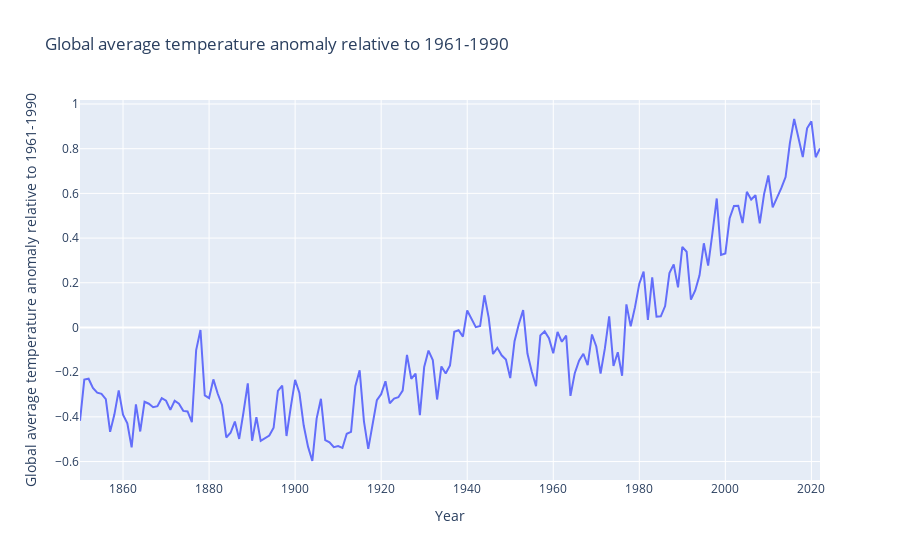

This figure's notebook cell:
### Markdown cell above
### Basic line graph using Plotly Express

### Code cell
# basic line graph using Plotly Express
fig = px.line(
    df_global, 
    x="Year", 
    y="Global average temperature anomaly relative to 1961-1990",
    title='Global average temperature anomaly relative to 1961-1990',
)
fig.show()

### Figure 1 — Plotly figure (JSON) as saved in the notebook; plotly's stock layout.template omitted (floating-point values rounded to 4 significant figures; data arrays with more than 128 entries replaced by an {"elided": "..."} marker saying what was removed)
{"data": [{"hovertemplate": "Year=%{x}<br>Global average temperature anomaly relative to 1961-1990=%{y}<extra></extra>", "legendgroup": "", "line": {"color": "#636efa", "dash": "solid"}, "marker": {"symbol": "circle"}, "mode": "lines", "name": "", "orientation": "v", "showlegend": false, "type": "scatter", "x": {"elided": "173 int values"}, "xaxis": "x", "y": {"elided": "173 float values"}, "yaxis": "y"}], "layout": {"legend": {"tracegroupgap": 0}, "title": {"text": "Global average temperature anomaly relative to 1961-1990"}, "xaxis": {"anchor": "y", "domain": [0, 1], "title": {"text": "Year"}}, "yaxis": {"anchor": "x", "domain": [0, 1], "title": {"text": "Global average temperature anomaly relative to 1961-1990"}}}}
